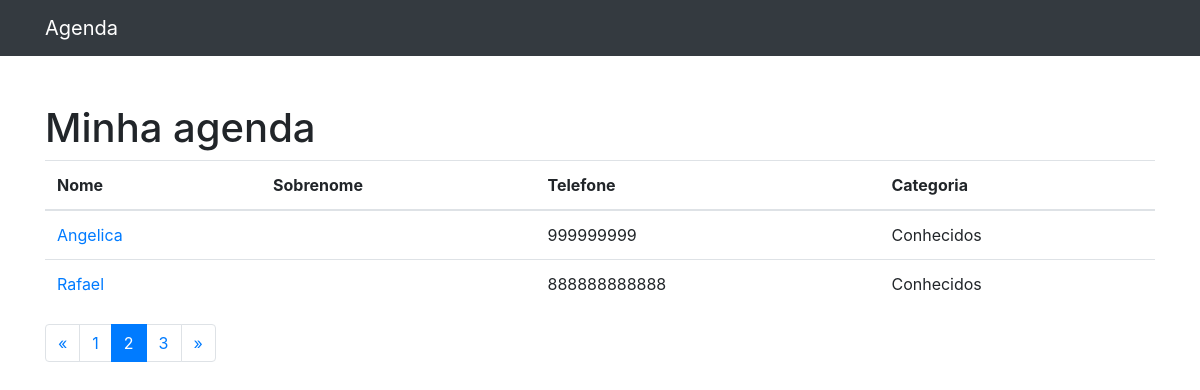
Page /?p=2 on the committed database.
### contatos/models.py (models this page shows, shortened)
class Contato(models.Model):
    nome = models.CharField(max_length=250)
    sobrenome = models.CharField(max_length=250, blank=True)
    telefone = models.CharField(max_length=250)
    email = models.CharField(max_length=250, blank=True)
    data_da_criação = models.DateTimeField(default=timezone.now)
    descrição = models.TextField(blank=True)
    categoria = models.ForeignKey(Categoria, on_delete=models.DO_NOTHING)
    mostrar = models.BooleanField(default=True)

class Categoria(models.Model):
    nome = models.CharField(max_length=250)
    def __str__(self):
        return self.nome

### contatos/views.py (the view)
# urls.py: path('', views.index, name='index'),
def index(request):
    contatos = Contato.objects.all()
    paginator = Paginator(contatos, 2)
    page_number = request.GET.get('p')
    contatos = paginator.get_page(page_number)
    return render(request, 'contatos/index.html', {
        'contatos': contatos
    })

### contatos/templates/contatos/index.html (shortened to what this page needs)
{% extends 'base.html'%}
{% block 'conteudo' %}
<h1 class="mt-5">Minha agenda</h1>
        <table class="table">
          <thead>
            <tr>
              <th>Nome</th>
              <th>Sobrenome</th>
              <th>Telefone</th>
              <th>Categoria</th>
            </tr>
          </thead>
          <tbody>
              {%for contato in contatos %}
                {% if contato.mostrar %}
                  <tr>
                    <td>
                      <a href="{% url 'detalhes' contato.id %}"> {{contato.nome}}</a>
                    </td>
                    <td>{{contato.sobrenome}}</td>
                    <td>{{contato.telefone}}</td>
                    <td>{{contato.categoria}}</td>
                  </tr>
              {% endif %}
              {% endfor 'contatos'%}
          </tbody>
        </table>
<nav aria-label="Page navigation example">
  <ul class="pagination">
    <li class="page-item">
      <a class="page-link" href="#" aria-label="Previous">
        <span aria-hidden="true">&laquo;</span>
      </a>
    </li>
    {% for pagina in contatos.paginator.page_range %}
      {% if contatos.number == pagina %}
        <li class="page-item active">
          <a class="page-link" href="?p={{ pagina }}">{{pagina}}</a>
        </li>
      {% else %}
        <li class="page-item">
          <a class="page-link" href="?p={{ pagina }}">{{pagina}}</a>
        </li>
      {% endif %}
    {% endfor %}
        <li class="page-item">
          <a class="page-link" href="#" aria-label="Next">
        <span aria-hidden="true">&raquo;</span>
      </a>
    </li>
  </ul>
</nav>
{% endblock  %}

### rows in the picture
Contato: nome "Angelica", telefone "999999999", categoria "Conhecidos"
Contato: nome "Rafael", telefone "888888888888", categoria "Conhecidos"

### other values in the picture
{{ pagina }} "1" "3"
{{ pagina }} "2"
